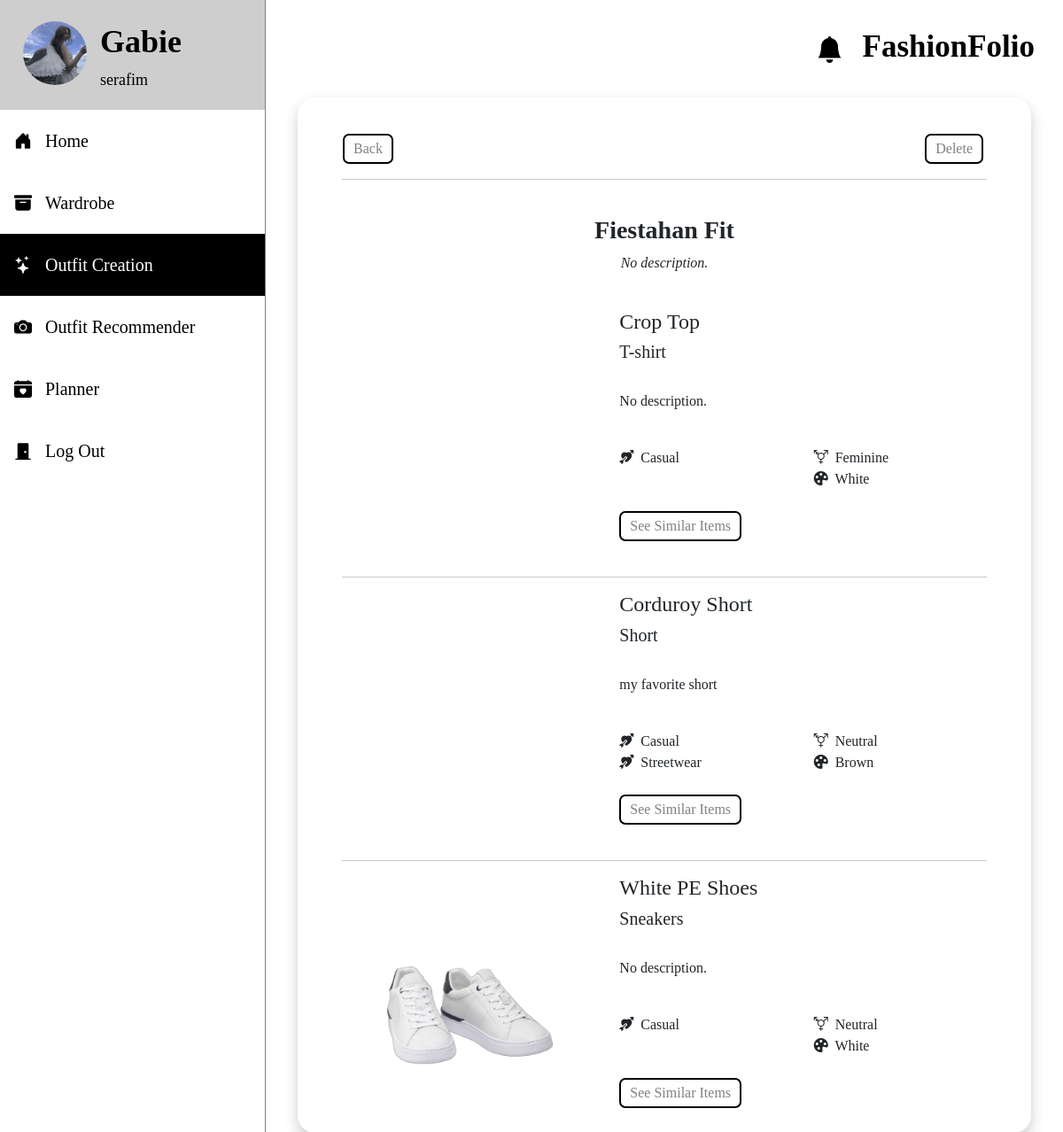
The page /outfit_details/10/ (signed in) on the database its author committed.
### wardrobe/models.py (models this page shows, shortened)
class UserProfile(models.Model):
    user = models.ForeignKey(UserAccount, on_delete=models.CASCADE, null=False)
    name = models.CharField(max_length=255)
    bio = models.TextField(max_length=500)
    profilepic = models.ImageField(upload_to="profpic/", default="profpic/default_userpic.png")
    birthdate = models.DateField(null=False)
    height = models.IntegerField()
    weight = models.IntegerField()
    body_shape = models.ForeignKey(BodyShape, on_delete=models.CASCADE)
    pref_color = models.ManyToManyField(ItemColor, blank=True)
    pref_style = models.ManyToManyField(ItemStyle, blank=True)
    pref_genderedstyle = models.CharField(max_length=255, blank=True)

class UserAccount(models.Model):
    username = models.CharField(max_length=255, unique=True, null=False)
    password = models.CharField(max_length=255)
    email = models.EmailField(max_length=255)
    isVerified = models.BooleanField(default=False)
    code = models.CharField(max_length=255, null=True, default=None)
    date_joined = models.DateTimeField(default=timezone.now)

class UserOutfit(models.Model):
    user = models.ForeignKey(UserAccount, on_delete=models.CASCADE, null=False)
    outfit_name = models.CharField(max_length=255, null=False)
    desc = models.TextField(max_length=500, null=True, blank=True)
    top = models.ForeignKey(UserItem, on_delete=models.CASCADE, null=False, related_name='top_outfits')
    bottom = models.ForeignKey(UserItem, on_delete=models.CASCADE, null=True, related_name='bottom_outfits')
    footwear = models.ForeignKey(UserItem, on_delete=models.CASCADE, null=False, related_name='footwear_outfits')
    outerwear = models.ForeignKey(UserItem, on_delete=models.CASCADE, null=True, blank=True, related_name='outerwear_outfits')
    dress = models.ForeignKey(UserItem, on_delete=models.CASCADE, null=True, blank=True, related_name='dress_outfits')
    accessories = models.ManyToManyField(UserItem, blank=True)
    datetime = models.DateTimeField(default=datetime.now)

class UserItem(models.Model):
    user = models.ForeignKey(UserAccount, on_delete=models.CASCADE, null=False)
    outfit_name = models.CharField(max_length=255, null=True)
    category = models.ForeignKey(ItemCategory, on_delete=models.CASCADE, null=False)
    subcategory = models.ForeignKey(ItemSubcategory, on_delete=models.CASCADE, null=False)
    color = models.ForeignKey(ItemColor, on_delete=models.CASCADE, null=False)
    style = models.ManyToManyField(ItemStyle, blank=True)
    gendered = models.CharField(max_length=100, null=True)
    desc = models.TextField(max_length=500, null=True, blank=True)
    image = models.ImageField(upload_to='user_items/', null=True)
    datetime = models.DateTimeField(default=datetime.now)

class ItemSubcategory(models.Model):
    category = models.ForeignKey(ItemCategory, on_delete=models.CASCADE, null=True)
    name = models.CharField(max_length=255, unique=True, null=False)

class ItemStyle(models.Model):
    name = models.CharField(max_length=255, unique=True, null=False)
    def __str__(self):
        return self.name

class ItemColor(models.Model):
    name = models.CharField(max_length=255, unique=True, null=False, default=False)
    def __str__(self):
        return self.name

### wardrobe/views.py (the view, shortened to what this page needs)
# urls.py: path("outfit_details/<int:outfit_id>/", views.outfit_details, name="outfit_details"),
def outfit_details(request, outfit_id):
    if 'fashion_user_id' in request.session and request.session['fashion_user_id']:
        user_id = request.session['fashion_user_id']
        userprofile_exist = UserProfile.objects.filter(user=user_id).exists()
        if userprofile_exist:
            userprofile = UserProfile.objects.filter(user=user_id)
            outfit = UserOutfit.objects.get(pk=outfit_id)
            return render(request, 'wardrobe/outfit_details.html', {
                'userprofile': userprofile,
                'outfit': outfit,
            })
    else:
        return render(request, "wardrobe/login.html", {
            "message": "Please login your account."
        })

### wardrobe/templates/wardrobe/outfit_details.html (shortened to what this page needs)
{% extends "wardrobe/layout.html" %}
{% load static %}
{% block body %}
    <div class="content_container">
        <div class="user_outfit_container" id="user_outfit_container{{outfit.id}}">
                <table width="100%">
                    <tr>
                        <td><button class="default_btn btn_back" type="button">Back</button></td>
                        <td style="text-align: right;">
                            <button type="button" class="default_btn btn_delete_outfit" id="{{outfit.id}}">Delete</button>
                        </td>
                    </tr>
                </table>
                <hr><br>
                <center><h3><b>{{outfit.outfit_name}}</b></h3>
                {% if outfit.desc %}
                    <p><i>{{outfit.desc}}</i></p>
                {% elif outfit.desc == "" %}
                    <p><i>No description.</i></p>
                {% endif %}
            </center>
                <br>
                <div class="row ">
                    <div class="col-lg-5">
                        <div class="img_container"><img src="/media/{{ outfit.top.image }}" alt="" class="item_img"></div>
                    </div>
                    <div class="col-lg-7 outfit_info_container">
                        <div class="outfit_info">
                            <h4>{{outfit.top.outfit_name}}</h4>
                            <h5>{{outfit.top.subcategory.name}}</h5>
                            <br>
                            {% if outfit.top.desc %}
                                <p>{{outfit.top.desc}}</p>
                            {% elif outfit.top.desc == "" %}
                                <p>No description.</p>
                            {% endif %}
                            <br>
                            <div class="row">
                                <div class="col-6">
                                    <ul class="list_style">
                                        {% for style in outfit.top.style.all %}
                                            <li><i class="bi bi-arrow-through-heart-fill"></i>&nbsp; {{ style }}</li>
                                        {% endfor %}
                                    </ul>
                                </div>
                                <div class="col-6">
                                    <i class="bi bi-gender-trans"></i>&nbsp; {{ outfit.top.gendered }}
                                    <br>
                                    <i class="bi bi-palette-fill"></i>&nbsp; {{outfit.top.color}}
                                </div>
                            </div>
                            <br>
                            <a href="{% url 'recommended_item' item_id=outfit.top.id %}" target="_blank">
                                <button type="button" class="default_btn">See Similar Items</button>
                            </a>
                        </div>
                    </div>
                </div>
                <br>
                <hr>
                {% if outfit.bottom %}
                <div class="row ">
                    <div class="col-lg-5">
                        <div class="img_container"><img src="/media/{{ outfit.bottom.image }}" alt="" class="item_img"></div>
                    </div>
                    <div class="col-lg-7 outfit_info_container">
                        <div class="outfit_info">
                            <h4>{{outfit.bottom.outfit_name}}</h4>
                            <h5>{{outfit.bottom.subcategory.name}}</h5>
                            <br>
                            {% if outfit.bottom.desc %}
                                <p>{{outfit.bottom.desc}}</p>
                            {% elif outfit.bottom.desc == "" %}
                                <p>No description.</p>
                            {% endif %}
                            <br>
                            <div class="row">
                                <div class="col-6">
                                    <ul class="list_style">
                                        {% for style in outfit.bottom.style.all %}
                                            <li><i class="bi bi-arrow-through-heart-fill"></i>&nbsp; {{ style }}</li>
                                        {% endfor %}
                                    </ul>
                                </div>
                                <div class="col-6">
                                    <i class="bi bi-gender-trans"></i>&nbsp; {{ outfit.bottom.gendered }}
                                    <br>
                                    <i class="bi bi-palette-fill"></i>&nbsp; {{outfit.bottom.color}}
                                </div>
                            </div>
                            <br>
                            <a href="{% url 'recommended_item' item_id=outfit.bottom.id %}" target="_blank">
                                <button type="button" class="default_btn">See Similar Items</button>
                            </a>
                        </div>
                    </div>
                </div>
                <br><hr>
                {% endif %}
                <div class="row ">
                    <div class="col-lg-5">
                        <div class="img_container"><img src="/media/{{ outfit.footwear.image }}" alt="" class="item_img"></div>
                    </div>
                    <div class="col-lg-7 outfit_info_container">
                        <div class="outfit_info">
                            <h4>{{outfit.footwear.outfit_name}}</h4>
                            <h5>{{outfit.footwear.subcategory.name}}</h5>
                            <br>
                            {% if outfit.footwear.desc %}
                                <p>{{outfit.footwear.desc}}</p>
                            {% elif outfit.footwear.desc == "" %}
                                <p>No description.</p>
                            {% endif %}
                            <br>
                            <div class="row">
                                <div class="col-6">
                                    <ul class="list_style">
                                        {% for style in outfit.footwear.style.all %}
                                            <li><i class="bi bi-arrow-through-heart-fill"></i>&nbsp; {{ style }}</li>
                                        {% endfor %}
                                    </ul>
                                </div>
                                <div class="col-6">
                                    <i class="bi bi-gender-trans"></i>&nbsp; {{ outfit.footwear.gendered }}
                                    <br>
                                    <i class="bi bi-palette-fill"></i>&nbsp; {{outfit.footwear.color}}
                                </div>
                            </div>
                            <br>
                            <a href="{% url 'recommended_item' item_id=outfit.footwear.id %}" target="_blank">
                                <button type="button" class="default_btn">See Similar Items</button>
                            </a>
                        </div>
                    </div>
                </div>
        </div>
    </div>
{% endblock %}

### wardrobe/templates/wardrobe/layout.html (shortened to what this page needs)
{% load static %}
{% load wardrobe.custom_filters %}
<!DOCTYPE html>
<html lang="en">
<head>
    <link rel="stylesheet" href="https://stackpath.bootstrapcdn.com/bootstrap/4.4.1/css/bootstrap.min.css">
    <link rel="stylesheet" href="https://cdn.jsdelivr.net/npm/bootstrap-icons@1.11.1/font/bootstrap-icons.css">
    <link href="https://cdn.jsdelivr.net/npm/bootstrap@5.0.2/dist/css/bootstrap.min.css" rel="stylesheet">
    <link rel="stylesheet" href="https://cdnjs.cloudflare.com/ajax/libs/fullcalendar/3.9.0/fullcalendar.css" />
    <link href="{% static 'wardrobe/styles.css' %}" rel="stylesheet">
</head>
<body>
    <div class="header" id="headercontainer">
        <table id="header">
            <tr>
                <td class="header_col">
                    <button type="button" id="menu_btn"></button>
                </td>
                <td class="header_col" id="header_right">
                    <table class="app_title_container">
                        <tr>
                            <td>
                                <div>
                                    <div id="btn_notif_div">
                                        <i class="bi bi-bell-fill" id="btn_notif"></i></div>
                                </div>
                            </td>
                            <td><a href="{% url 'index' %}"><h2 class="apptitle">FashionFolio</h2></a></td>
                        </tr>
                    </table>
                </td>
            </tr>
        </table>
    </div>
    <ul id="navbar">
            {% if not request.path == '/profile' %}
            <li>
            <a href="{% url 'profile' %}">
                {% for profile in userprofile %}
                <div class="row">
                    <div class="col-4">
                        <img src="/media/{{ profile.profilepic }}" alt='Image' id='nav_mini_dp'>
                    </div>
                    <div class="col-8">
                        <span class="user_name">{{ profile.name }}</span><br><span class="user_name2">{{ profile.user.username }}</span>
                    </div>
                </div>
                {% endfor %}
            </a>
            </li>
            {% else %}
            <li class="nav_active">
                <a href="{% url 'profile' %}">
            <span class="profile_title">Profile</span>
                </a>
            </li>
            {% endif %}
        <div class="contentsnav">
            {% if request.path == '/' %}
            <li class="nav_active"><a href="{% url 'index' %}"><i class="bi bi-house-door-fill"></i> &nbsp;&nbsp;Home</a></li>
            {% else %}
            <li><a href="{% url 'index' %}"><i class="bi bi-house-door-fill"></i> &nbsp;&nbsp;Home</a></li>
            {% endif %}
            {% if request.path|startswith:'/wardrobe' %}
            <li class="nav_active"><a href="{% url 'wardrobe' 'all' %}"><i class="bi bi-archive-fill"></i> &nbsp;&nbsp;Wardrobe</a></li>
            {% else %}
            <li><a href="{% url 'wardrobe' 'all' %}"><i class="bi bi-archive-fill"></i> &nbsp;&nbsp;Wardrobe</a></li>
            {% endif %}
            {% if request.path == '/outfit_creation' or request.path|startswith:'/outfit_details' %}
            <li class="nav_active"><a href="{% url 'outfit_creation' %}"><i class="bi bi-stars"></i> &nbsp;&nbsp;Outfit Creation</a></li>
            {% else %}
            <li><a href="{% url 'outfit_creation' %}"><i class="bi bi-stars"></i> &nbsp;&nbsp;Outfit Creation</a></li>
            {% endif %}
            {% if request.path == '/item_recommendation/' %}
            <li class="nav_active"><a href="{% url 'body_item_reco' %}"><i class="bi bi-camera-fill"></i> &nbsp;&nbsp;Outfit Recommender</a></li>
            {% else %}
            <li><a href="{% url 'body_item_reco' %}"><i class="bi bi-camera-fill"></i> &nbsp;&nbsp;Outfit Recommender</a></li>
            {% endif %}
            {% if request.path == '/planner' %}
            <li class="nav_active"><a href="{% url 'outfit_plan' %}"><i class="bi bi-calendar-heart-fill"></i> &nbsp;&nbsp;Planner</a></li>
            {% else %}
            <li><a href="{% url 'outfit_plan' %}"><i class="bi bi-calendar-heart-fill"></i> &nbsp;&nbsp;Planner</a></li>
            {% endif %}
            <li><a href="{% url 'logout' %}"><i class="bi bi-door-closed-fill"></i> &nbsp;&nbsp;Log Out</a></li>
        </div>
    </ul>
    {% block body %}
    {% endblock %}
</body>
</html>

### rows shown on the page
UserProfile: profilepic (picture), name "Gabie", user.username "serafim"
UserOutfit: outfit_name "Fiestahan Fit", top.outfit_name "Crop Top", top.subcategory.name "T-shirt", top.gendered "Feminine", top.color "White", bottom.outfit_name "Corduroy Short", bottom.subcategory.name "Short", bottom.desc "my favorite short", bottom.gendered "Neutral", bottom.color "Brown", footwear.image (picture), footwear.outfit_name "White PE Shoes", footwear.subcategory.name "Sneakers", footwear.gendered "Neutral", footwear.color "White"
ItemStyle: name "Casual"
ItemStyle: name "Streetwear"
